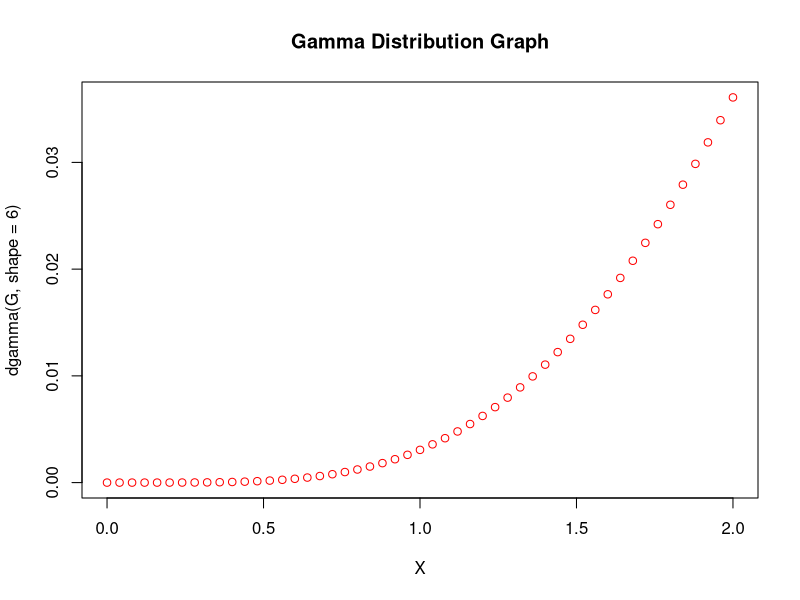
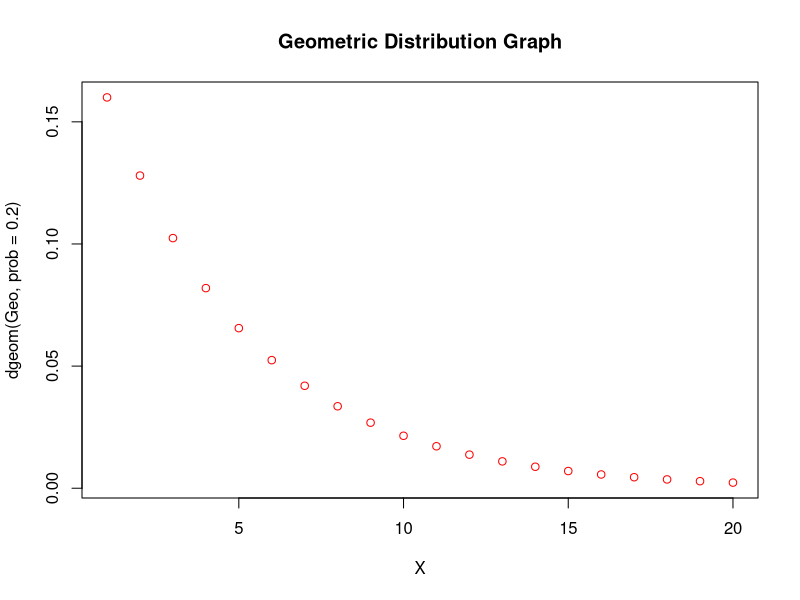
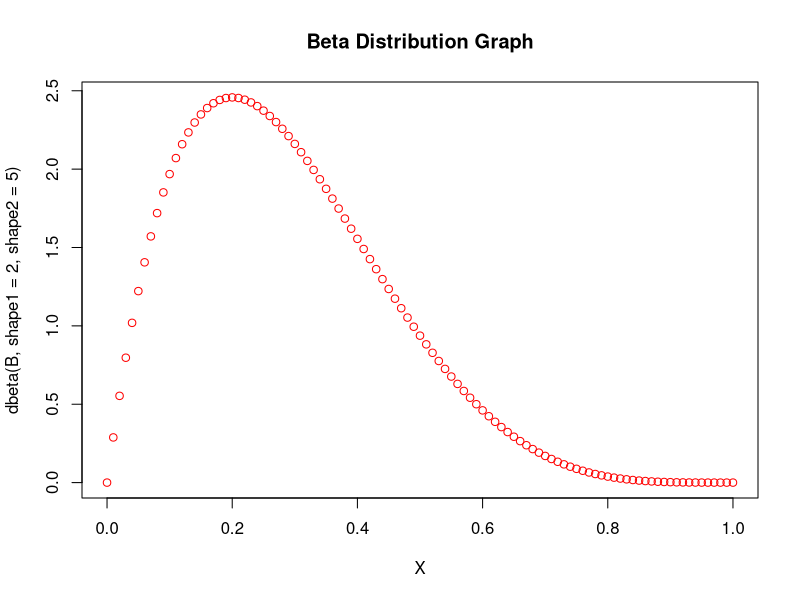
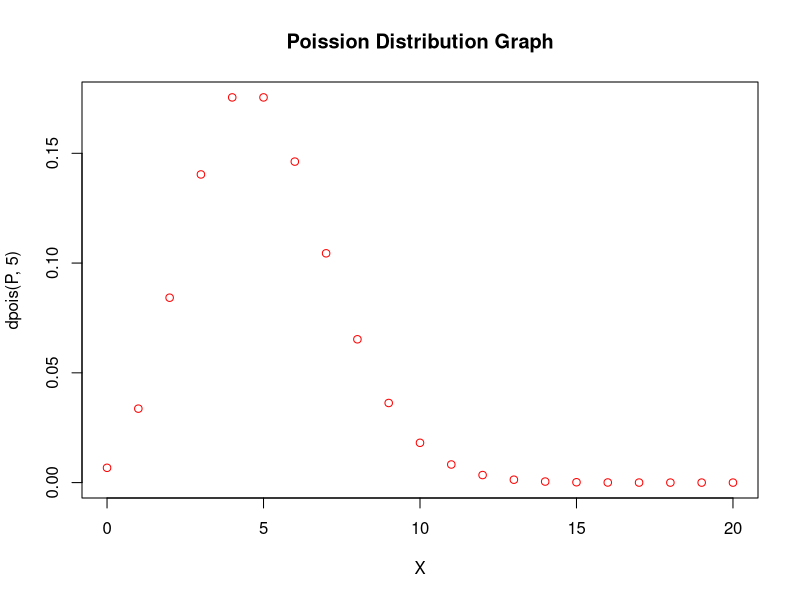

These figures' R source, in order:
# Lab 2 ############

# Gamma Distribution ############
G <- seq(0, 2, by = 0.04)
plot(G, dgamma(G, shape=6), xlab="X", col="Red", main = "Gamma Distribution Graph")


# Geometric Distribution ############

Geo <-seq(1,20,by=1)
plot(Geo,dgeom(Geo,prob=.2), xlab="X", col="Red", main = "Geometric Distribution Graph")


# Beta Distribution ############
B <- seq(0,1,by=0.01)
plot(B,dbeta(B,shape1=2,shape2=5), xlab="X", col="Red", main = "Beta Distribution Graph")


# Poisson Distribution ############
P <- seq(0,20, by=1)
plot(P,dpois(P,5), xlab="X", col="Red", main = "Poission Distribution Graph")
